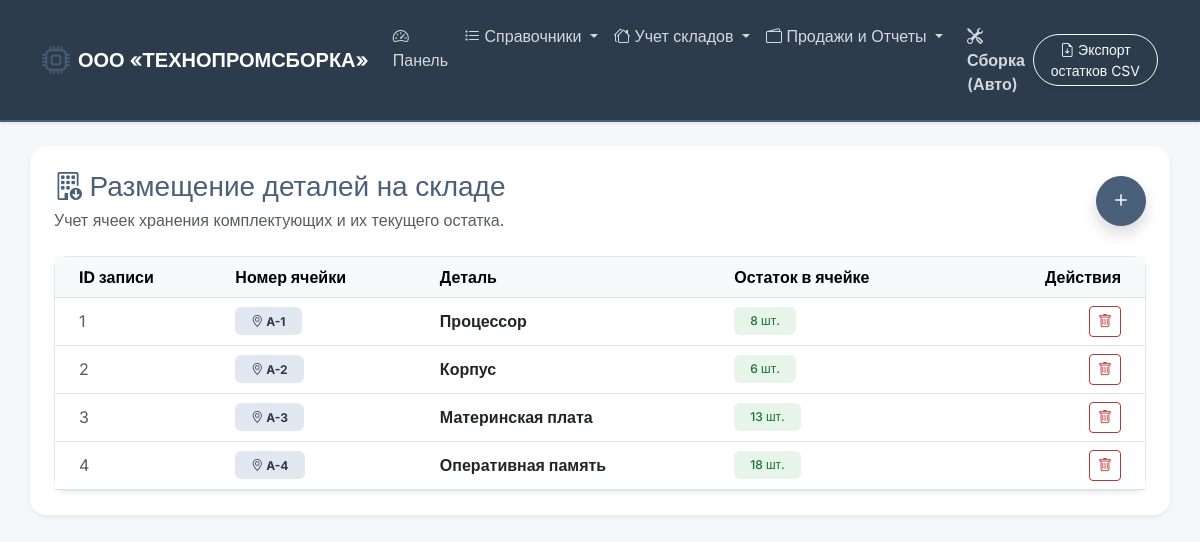
/part_cells, run on an earlier commit of the app's database.
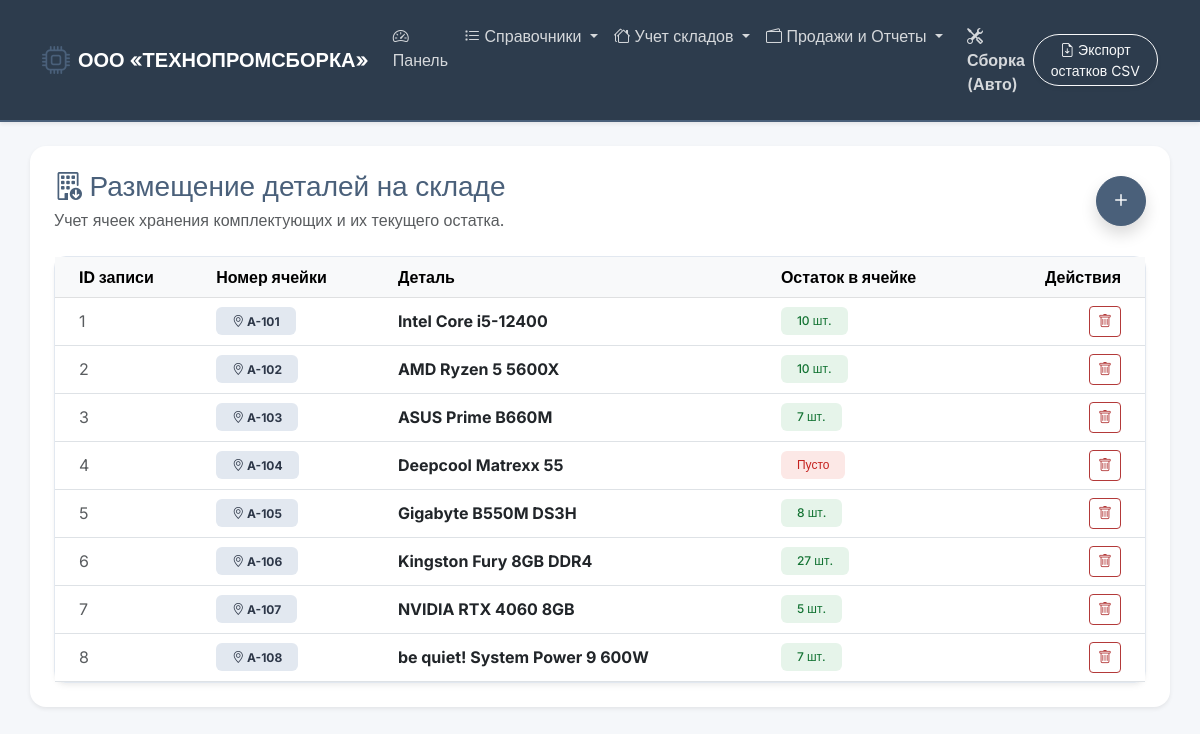
And on a later commit of the database.
### tables this page shows
CREATE TABLE part_warehouse_cell (
        id_part_cell INTEGER PRIMARY KEY AUTOINCREMENT,
        cell_number TEXT NOT NULL,
        part_id INTEGER,
        quantity_stored INTEGER DEFAULT 0,
        FOREIGN KEY (part_id) REFERENCES part (id_part) ON DELETE CASCADE,
        UNIQUE(cell_number, part_id)
    );

CREATE TABLE part (
        id_part INTEGER PRIMARY KEY AUTOINCREMENT,
        name TEXT NOT NULL,
        article TEXT NOT NULL UNIQUE,
        category_id INTEGER,
        FOREIGN KEY (category_id) REFERENCES part_category (id_category) ON DELETE SET NULL
    );

### app.py (the view)
@app.route('/part_cells', methods=['GET', 'POST'])
def part_cells():
    conn = get_db_connection()
    if request.method == 'POST':
        conn.execute('INSERT INTO part_warehouse_cell (cell_number, part_id, quantity_stored) VALUES (?, ?, ?)',
                     (request.form['cell_number'], request.form['part_id'], request.form['quantity_stored']))
        conn.commit()
        flash('Детали добавлены в ячейку склада!', 'success')
        return redirect(url_for('part_cells'))
    data = conn.execute('''
        SELECT c.*, p.name as part_name
        FROM part_warehouse_cell c
        JOIN part p ON c.part_id = p.id_part
    ''').fetchall()
    parts_list = conn.execute('SELECT * FROM part').fetchall()
    conn.close()
    return render_template('part_cells.html', data=data, parts=parts_list)

### app.py (called while the page is built)
def get_db_connection():
    conn = sqlite3.connect('database.db')
    conn.row_factory = sqlite3.Row
    return conn

### templates/part_cells.html (shortened to what this page needs)
{% extends 'base.html' %}
{% block content %}
<div class="d-flex justify-content-between align-items-center mb-4">
    <div>
        <h3 class="mb-1 text-primary"><i class="bi bi-building-down"></i> Размещение деталей на складе</h3>
        <p class="text-muted mb-0">Учет ячеек хранения комплектующих и их текущего остатка.</p>
    </div>
    <button class="btn btn-primary rounded-circle shadow" data-bs-toggle="modal" data-bs-target="#addPartCellModal" style="width: 50px; height: 50px; font-size: 24px; line-height: 1;">
        <i class="bi bi-plus"></i>
    </button>
</div>
<div class="card border-0 shadow-sm">
    <div class="card-body p-0">
        <div class="table-responsive">
            <table class="table table-hover align-middle mb-0">
                <thead class="table-light text-secondary">
                    <tr>
                        <th class="ps-4">ID записи</th>
                        <th>Номер ячейки</th>
                        <th>Деталь</th>
                        <th>Остаток в ячейке</th>
                        <th class="text-end pe-4">Действия</th>
                    </tr>
                </thead>
                <tbody>
                    {% for row in data %}
                    <tr>
                        <td class="ps-4 text-muted">{{ row.id_part_cell }}</td>
                        <td><span class="badge bg-dark py-2 px-3 fw-bold"><i class="bi bi-geo-alt"></i> {{ row.cell_number }}</span></td>
                        <td><strong>{{ row.part_name }}</strong></td>
                        <td>
                            {% if row.quantity_stored > 0 %}
                            <span class="badge bg-success py-2 px-3">{{ row.quantity_stored }} шт.</span>
                            {% else %}
                            <span class="badge bg-danger py-2 px-3">Пусто</span>
                            {% endif %}
                        </td>
                        <td class="text-end pe-4">
                            <a href="/delete_part_cell/{{ row.id_part_cell }}" class="btn btn-sm btn-outline-danger" onclick="return confirm('Удалить эту ячейку хранения?');">
                                <i class="bi bi-trash"></i>
                            </a>
                        </td>
                    </tr>
                    {% else %}
                    <tr>
                        <td colspan="5" class="text-center py-4 text-muted">На складе деталей пока ничего не размещено. Нажмите "+", чтобы положить деталь.</td>
                    </tr>
                    {% endfor %}
                </tbody>
            </table>
        </div>
    </div>
</div>
{% endblock %}

What changed in the data, as far as the page shows it:
changed part_warehouse_cell id 1: cell_number "A-1" → "A-101"; part_name "Процессор" → "Intel Core i5-12400"; quantity_stored "8" → "10"
changed part_warehouse_cell id 2: cell_number "A-2" → "A-102"; part_name "Корпус" → "AMD Ryzen 5 5600X"; quantity_stored "6" → "10"
changed part_warehouse_cell id 3: cell_number "A-3" → "A-103"; part_name "Материнская плата" → "ASUS Prime B660M"; quantity_stored "13" → "7"
changed part_warehouse_cell id 4: cell_number "A-4" → "A-104"; part_name "Оперативная память" → "Deepcool Matrexx 55"; quantity_stored "18" → (not shown); quantity_stored "шт." → "Пусто"
added part_warehouse_cell: id_part_cell "5", cell_number "A-105", part_name "Gigabyte B550M DS3H", quantity_stored "8"
added part_warehouse_cell: id_part_cell "6", cell_number "A-106", part_name "Kingston Fury 8GB DDR4", quantity_stored "27"
added part_warehouse_cell: id_part_cell "7", cell_number "A-107", part_name "NVIDIA RTX 4060 8GB", quantity_stored "5"
added part_warehouse_cell: id_part_cell "8", cell_number "A-108", part_name "be quiet! System Power 9 600W", quantity_stored "7"
